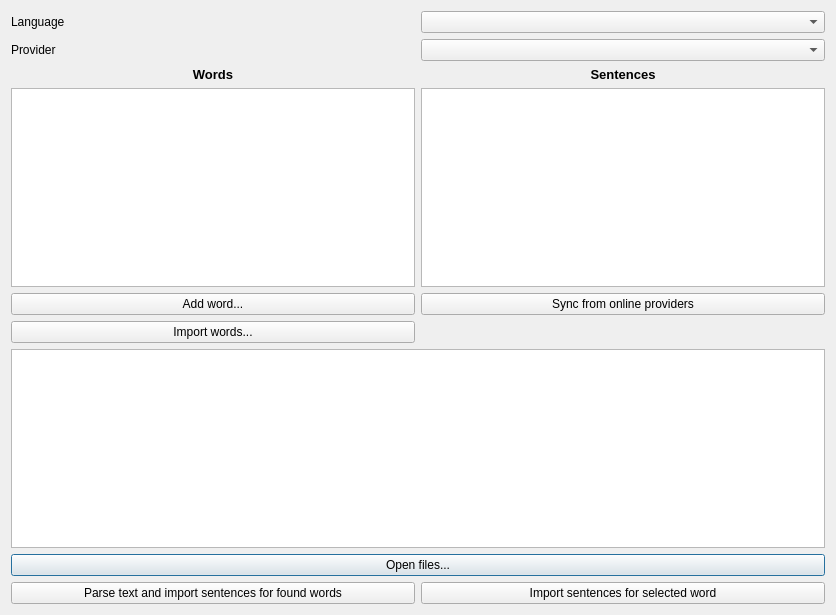
<?xml version="1.0" encoding="UTF-8"?>
<ui version="4.0">
 <class>Dialog</class>
 <widget class="QDialog" name="Dialog">
  <property name="geometry">
   <rect>
    <x>0</x>
    <y>0</y>
    <width>836</width>
    <height>615</height>
   </rect>
  </property>
  <property name="windowTitle">
   <string>InContext</string>
  </property>
  <layout class="QHBoxLayout" name="horizontalLayout">
   <item>
    <layout class="QGridLayout" name="gridLayout_1">
     <item row="3" column="1">
      <widget class="QLabel" name="sentences_label">
       <property name="font">
        <font>
         <pointsize>10</pointsize>
         <weight>75</weight>
         <bold>true</bold>
        </font>
       </property>
       <property name="text">
        <string>Sentences</string>
       </property>
       <property name="alignment">
        <set>Qt::AlignCenter</set>
       </property>
      </widget>
     </item>
     <item row="0" column="1">
      <widget class="QComboBox" name="langComboBox"/>
     </item>
     <item row="12" column="0" colspan="2">
      <widget class="QPushButton" name="open_files_button">
       <property name="text">
        <string>Open files...</string>
       </property>
      </widget>
     </item>
     <item row="6" column="0">
      <widget class="QListWidget" name="words_list">
       <property name="selectionMode">
        <enum>QAbstractItemView::ExtendedSelection</enum>
       </property>
       <property name="sortingEnabled">
        <bool>true</bool>
       </property>
      </widget>
     </item>
     <item row="13" column="0">
      <widget class="QPushButton" name="import_text_button">
       <property name="toolTip">
        <string>Import sentences from a text file, adding sentences to the entry of each word in the text</string>
       </property>
       <property name="text">
        <string>Parse text and import sentences for found words</string>
       </property>
      </widget>
     </item>
     <item row="7" column="0">
      <widget class="QPushButton" name="add_word_button">
       <property name="text">
        <string>Add word...</string>
       </property>
      </widget>
     </item>
     <item row="6" column="1">
      <widget class="QListWidget" name="sentences_list">
       <property name="selectionMode">
        <enum>QAbstractItemView::ExtendedSelection</enum>
       </property>
      </widget>
     </item>
     <item row="13" column="1">
      <widget class="QPushButton" name="import_sentences_button">
       <property name="toolTip">
        <string>Import from a file of sentences separated by newlines</string>
       </property>
       <property name="text">
        <string>Import sentences for selected word</string>
       </property>
      </widget>
     </item>
     <item row="11" column="0" colspan="2">
      <widget class="QPlainTextEdit" name="textBox"/>
     </item>
     <item row="8" column="0">
      <widget class="QPushButton" name="import_words_button">
       <property name="toolTip">
        <string>Import from a list of words separated by blanks</string>
       </property>
       <property name="text">
        <string>Import words...</string>
       </property>
      </widget>
     </item>
     <item row="3" column="0">
      <widget class="QLabel" name="words_label">
       <property name="font">
        <font>
         <pointsize>10</pointsize>
         <weight>75</weight>
         <bold>true</bold>
        </font>
       </property>
       <property name="text">
        <string>Words</string>
       </property>
       <property name="alignment">
        <set>Qt::AlignCenter</set>
       </property>
      </widget>
     </item>
     <item row="0" column="0">
      <widget class="QLabel" name="label">
       <property name="text">
        <string>Language</string>
       </property>
      </widget>
     </item>
     <item row="7" column="1">
      <widget class="QPushButton" name="sync_sentences_button">
       <property name="toolTip">
        <string>Fetch sentences for selected words from online providers, overriding any sentences added manually</string>
       </property>
       <property name="text">
        <string>Sync from online providers</string>
       </property>
      </widget>
     </item>
     <item row="2" column="0">
      <widget class="QLabel" name="label_2">
       <property name="text">
        <string>Provider</string>
       </property>
      </widget>
     </item>
     <item row="2" column="1">
      <widget class="QComboBox" name="providerComboBox"/>
     </item>
    </layout>
   </item>
  </layout>
 </widget>
 <resources/>
 <connections/>
</ui>
